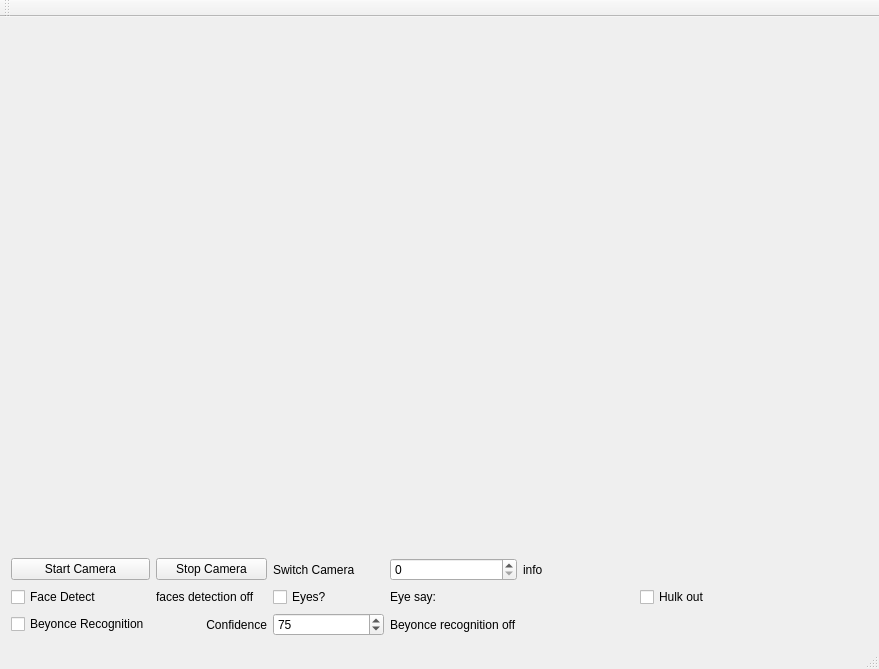
<?xml version="1.0" encoding="UTF-8"?>
<ui version="4.0">
 <class>MainWindow</class>
 <widget class="QMainWindow" name="MainWindow">
  <property name="geometry">
   <rect>
    <x>0</x>
    <y>0</y>
    <width>879</width>
    <height>669</height>
   </rect>
  </property>
  <property name="windowTitle">
   <string>MainWindow</string>
  </property>
  <widget class="QWidget" name="face_gui_centralWidget">
   <property name="layoutDirection">
    <enum>Qt::LeftToRight</enum>
   </property>
   <layout class="QGridLayout" name="gridLayout">
    <item row="1" column="0">
     <spacer name="verticalSpacer">
      <property name="orientation">
       <enum>Qt::Vertical</enum>
      </property>
      <property name="sizeHint" stdset="0">
       <size>
        <width>20</width>
        <height>40</height>
       </size>
      </property>
     </spacer>
    </item>
    <item row="3" column="0">
     <widget class="QCheckBox" name="face_detect_checkBox">
      <property name="text">
       <string>Face Detect</string>
      </property>
      <property name="checked">
       <bool>false</bool>
      </property>
     </widget>
    </item>
    <item row="0" column="0" colspan="7">
     <widget class="QLabel" name="video_frame_label">
      <property name="text">
       <string/>
      </property>
     </widget>
    </item>
    <item row="2" column="0">
     <widget class="QPushButton" name="start_pushButton">
      <property name="text">
       <string>Start Camera</string>
      </property>
     </widget>
    </item>
    <item row="1" column="6">
     <spacer name="verticalSpacer_2">
      <property name="orientation">
       <enum>Qt::Vertical</enum>
      </property>
      <property name="sizeHint" stdset="0">
       <size>
        <width>20</width>
        <height>40</height>
       </size>
      </property>
     </spacer>
    </item>
    <item row="4" column="0">
     <widget class="QCheckBox" name="face_recognition_checkBox">
      <property name="enabled">
       <bool>true</bool>
      </property>
      <property name="text">
       <string>Beyonce Recognition</string>
      </property>
     </widget>
    </item>
    <item row="4" column="1">
     <widget class="QLabel" name="confidence_label">
      <property name="text">
       <string>Confidence</string>
      </property>
      <property name="alignment">
       <set>Qt::AlignRight|Qt::AlignTrailing|Qt::AlignVCenter</set>
      </property>
     </widget>
    </item>
    <item row="2" column="3">
     <widget class="QSpinBox" name="camera_spinBox"/>
    </item>
    <item row="2" column="4">
     <widget class="QLabel" name="info_label">
      <property name="enabled">
       <bool>true</bool>
      </property>
      <property name="text">
       <string>info</string>
      </property>
     </widget>
    </item>
    <item row="4" column="2">
     <widget class="QSpinBox" name="confidence_spinBox">
      <property name="value">
       <number>75</number>
      </property>
     </widget>
    </item>
    <item row="2" column="2">
     <widget class="QLabel" name="label">
      <property name="text">
       <string>Switch Camera</string>
      </property>
     </widget>
    </item>
    <item row="4" column="3">
     <widget class="QLabel" name="face_recognition_label">
      <property name="text">
       <string>Beyonce recognition off</string>
      </property>
     </widget>
    </item>
    <item row="2" column="1">
     <widget class="QPushButton" name="stop_pushButton">
      <property name="text">
       <string>Stop Camera</string>
      </property>
     </widget>
    </item>
    <item row="3" column="1">
     <widget class="QLabel" name="face_detect_label">
      <property name="text">
       <string>faces detection off</string>
      </property>
     </widget>
    </item>
    <item row="3" column="2">
     <widget class="QCheckBox" name="eyes_checkBox">
      <property name="text">
       <string>Eyes?</string>
      </property>
     </widget>
    </item>
    <item row="3" column="3">
     <widget class="QLabel" name="morse_code_label">
      <property name="text">
       <string>Eye say:</string>
      </property>
     </widget>
    </item>
    <item row="3" column="5">
     <widget class="QCheckBox" name="hulk_checkBox">
      <property name="text">
       <string>Hulk out</string>
      </property>
     </widget>
    </item>
   </layout>
  </widget>
  <widget class="QMenuBar" name="menuBar">
   <property name="geometry">
    <rect>
     <x>0</x>
     <y>0</y>
     <width>879</width>
     <height>22</height>
    </rect>
   </property>
  </widget>
  <widget class="QToolBar" name="mainToolBar">
   <attribute name="toolBarArea">
    <enum>TopToolBarArea</enum>
   </attribute>
   <attribute name="toolBarBreak">
    <bool>false</bool>
   </attribute>
  </widget>
  <widget class="QStatusBar" name="statusBar"/>
 </widget>
 <layoutdefault spacing="6" margin="11"/>
 <resources/>
 <connections/>
</ui>
